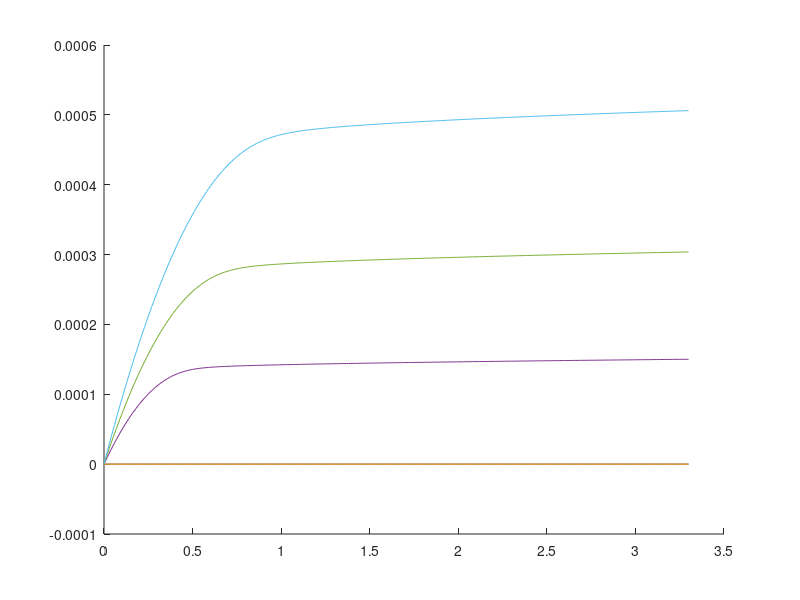

This chart was generated by the following MATLAB code: (Note: this script raises an error after producing the figure.)
% topic:    EE493 Project 3 Script
% author:   Austin Driggs and Caleb Edwards
% created:  2025-01-29

%%%%%%%%%%%%%%%%%%%%%%%%%%%%%%%%%%%%%%%%%%%%%%%%%%%%%%%%%%%%
% LOAD AND FORMAT I-V DATA

% data has to be in the working directory
load mosfet_2025.mat;

% extract data into variables
nfet_gs = nfet_gatesweep; % [Vg, Id]
nfet_ds = nfet_drainsweeps; % [Vd, Id (for different Vg)]
pfet_gs = pfet_gatesweep;
pfet_ds = pfet_drainsweeps;
Vth = 0.6530; % added in after the calculation ran
%%


%%%%%%%%%%%%%%%%%%%%%%%%%%%%%%%%%%%%%%%%%%%%%%%%%%%%%%%%%%%%
% PART 1: N-FET CHARACTERIZATION

%% Drain Sweep Plot

% Extract parameters through curve fitting for nFET
Ut = 25.86e-3;
idx = (nfet_gs(:,1) >= 0) & (nfet_gs(:,1) <= 0.8); % exponential range 0.1 to 0.8 V
p = polyfit(nfet_gs(idx,1), log(nfet_gs(idx,2)), 1);
kappa = p(1) * Ut;
I0 = exp(p(2));

% print extracted values
fprintf('\nnFET Parameters:\n');
fprintf('Kappa: %.4f\n', kappa);
fprintf('I0: %.4e A\n', I0);

% Drain sweep analysis
figure;
hold on;

% Define the saturation region where drain voltage is higher than threshold
saturation_region = nfet_ds(:,1) > Vth;  % Identify the saturation region

% Plot original drain sweeps
for i = 2:size(nfet_ds,2)
    plot(nfet_ds(:,1), nfet_ds(:,i));  % Original drain sweep curve
end
xline(0.65, 'k--', 'LineWidth', 1); % end of exponential region at 0.9V
annotation('textbox', [0.3, 0.6, 0.1, 0.1], 'String', 'Vth = 0.65V' , ...
           'EdgeColor', 'k', 'BackgroundColor', 'w', 'FontSize', 10);
xlabel('Drain Voltage (V)');
ylabel('Drain Current (A)');
title('nFET Drain Sweeps');
grid on;
hold off;


%% Log Gate Sweep
% gate sweep analysis - log
figure;
semilogy(nfet_gs(:,1), nfet_gs(:,2), 'o'); 
xlabel('Gate Voltage (V)');
ylabel('Drain Current (A)');
title('nFET Gate Sweep (Log Plot)');
grid on;

% Mark exponential region with vertical dotted lines (0.1V to 0.9V)
hold on;
xline(0.1, 'k--', 'LineWidth', 1); % start of exponential region at 0.1V
xline(0.8, 'k--', 'LineWidth', 1); % end of exponential region at 0.9V
hold off;

annotation('textbox', [0.4, 0.6, 0.2, 0.15], 'String', ...
    sprintf('Exponential Range = 0.1V - 0.8V\nI0 = %.2e\nKappa = %.4f', I0, kappa), ...
    'EdgeColor', 'k', 'BackgroundColor', 'w', 'FontSize', 10, 'FitBoxToText', 'on');

% Fit the exponential range (0.1V to 0.5V)
exp_range_idx = nfet_gs(:,1) >= 0.1 & nfet_gs(:,1) <= 0.8;
p_exp = polyfit(nfet_gs(exp_range_idx, 1), log(nfet_gs(exp_range_idx, 2)), 1);
I_exp_fit = exp(p_exp(2)) * exp(p_exp(1) * nfet_gs(exp_range_idx, 1));

% Plot the exponential fit
hold on;
plot(nfet_gs(exp_range_idx, 1), I_exp_fit, 'r-', 'LineWidth', 2, 'DisplayName', 'Exp Fit');
hold off;



%% Linear Gate Sweep
% gate sweep analysis - linear
figure;
plot(nfet_gs(:,1), nfet_gs(:,2), 'o'); 
xlabel('Gate Voltage (V)');
ylabel('Drain Current (A)');
title('nFET Gate Sweep (Linear Plot)');
grid on;

% Mark exponential region with vertical dotted lines (0.1V to 0.5V)
hold on;
xline(0.1, 'k--', 'LineWidth', 1); % start of exponential region at 0.1V
xline(0.8, 'k--', 'LineWidth', 1); % end of exponential region at 0.5V
hold off;

annotation('textbox', [0.4, 0.6, 0.2, 0.15], 'String', ...
    sprintf('Exponential Range = 0.1V - 0.8V\nI0 = %.2e\nKappa = %.4f', I0, kappa), ...
    'EdgeColor', 'k', 'BackgroundColor', 'w', 'FontSize', 10, 'FitBoxToText', 'on');

% Fit the exponential range (0.1V to 0.5V)
p_exp_lin = polyfit(nfet_gs(exp_range_idx, 1), nfet_gs(exp_range_idx, 2), 1);
I_exp_fit_lin = polyval(p_exp_lin, nfet_gs(exp_range_idx, 1));

% Plot the exponential fit
hold on;
plot(nfet_gs(exp_range_idx, 1), I_exp_fit_lin, 'r-', 'LineWidth', 2, 'DisplayName', 'Exp Fit');
hold off;




%% Calculations For Threshold Voltage

% Take the Linear Drain Current and Gate Voltage Graph 
% Take the square root of the drain current and extend that line to the
% x-intercept which should be our Vth


%Square Root of Drain Current vs Gate Voltage (Vgs > end of exponential range 0.8)

% Filter data for Vgs > 0.8V
valid_idx = nfet_gs(:,1) > 0.7; 
Vgs_filtered = nfet_gs(valid_idx, 1);
sqrt_Id_filtered = sqrt(nfet_gs(valid_idx, 2));

% Plot the square root of drain current vs gate voltage
figure;
plot(Vgs_filtered, sqrt_Id_filtered, 'o', 'DisplayName', 'Filtered Data');
xlabel('Gate Voltage (V)');
ylabel('Square Root of Drain Current (A^{1/2})');
title('nFET Gate Sweep (Filtered for V_{GS} > 0.1V)');
grid on;
hold on;

% Fit a line to the filtered data
p_sqrt_fit = polyfit(Vgs_filtered, sqrt_Id_filtered, 1);
sqrt_fit_line = polyval(p_sqrt_fit, Vgs_filtered);

% Plot the fitted line
plot(Vgs_filtered, sqrt_fit_line, 'r-', 'LineWidth', 2, 'DisplayName', 'Linear Fit');

% Find the x-intercept (threshold voltage)
Vth = -p_sqrt_fit(2) / p_sqrt_fit(1); % x-intercept formula = about 0.65V

% Extend the fit line to x-axis
Vgs_extend = linspace(min(Vgs_filtered), Vth, 100);
sqrt_fit_extend = polyval(p_sqrt_fit, Vgs_extend);
plot(Vgs_extend, sqrt_fit_extend, 'b--', 'LineWidth', 1, 'DisplayName', 'Extended Fit');

% Mark the threshold voltage on the plot
xline(Vth, 'k--', 'LineWidth', 1, 'Label', sprintf('V_{th} = %.3f V', Vth));

legend;
hold off;

% Display threshold voltage
fprintf('\nThreshold Voltage (Vth): %.4f V\n', Vth);



%% Gate Voltages Computation for Each Drain Current (I think we should use the Voltage by reference instead below)

% Load drain sweep data
nfet_ds = nfet_drainsweeps; % Assuming nfet_drainsweeps contains [Vd, Id1, Id2, ..., Idn] data

% Extract drain currents for each gate voltage (assumed to be in columns 2 to 7)
ID_all = nfet_ds(:, 2:end); 

% Preallocate array to store calculated gate voltages
VG_all = zeros(1, size(ID_all, 2));

% Loop through each column of currents to calculate the gate voltage
for i = 1:size(ID_all, 2)
    % Get the average drain current for the ith column
    ID_avg = mean(ID_all(:, i)); % Alternatively, select a specific current if needed
    
    % Compute the gate voltage for this average current
    VG_all(i) = Vth + kappa * Ut * log(exp(sqrt(ID_avg / I0)) - 1);
end

% Display the calculated gate voltages
fprintf('\nCalculated Gate Voltages (V) for Each Column of Drain Currents:\n')
disp(VG_all)

%% Gate Voltages By Reference ( When Drain Voltage is 3.3V)
% 3.30000000000000	2.50648400000000e-09	4.76503700000000e-09	9.60619400000000e-09	0.000150169800000000	0.000303766800000000	0.000506068300000000
% Above is Column 331 of the drainsweep which is the drain currents when
% the drain voltage is 3.3V (Same in both drainsweep and gatesweep now)
% If we look at the currents when VD is 3.3V then we can reference them on
% the Gatesweep Datasheet to find the VG for each current value 
% Starting with column 2 the gate voltages are approximately:
% 0.428, 0.435, 0.476, 1.375, 1.65, 1.87
% Using this data we can see columns 2-4 are subthreshold and 5-6 are above
disp('Referenced Gate Voltages for Each Current')
disp('0.415, 0.448, 0.578, 1.4, 1.7, 2')





%% Subthreshold nFet Drainsweep Plot
figure;
hold on;

% Define the saturation region where drain voltage is higher than threshold
saturation_region = nfet_ds(:,1) > Vth;  % Identify the saturation region

% Initialize array to store Isat values
Isat_values = zeros(1, 3);
colors = lines(3); % MATLAB's "lines" colormap for distinct colors

% Plot subthreshold drain sweeps and find Isat at Vth
for i = 2:4  % Limit i to the range [2, 4]
    color_idx = i - 1;
    plot(nfet_ds(:,1), nfet_ds(:,i), 'Color', colors(color_idx, :), 'LineWidth', 1.5);  % Original drain sweep curve
    hold on; % Ensure multiple plots are retained
    
    % Find Isat as the current at Vth
    [~, idx] = min(abs(nfet_ds(:,1) - Vth)); % Find index closest to Vth
    Isat_values(i-1) = nfet_ds(idx, i);
end

xline(Vth, 'k--', 'LineWidth', 1, 'Label', sprintf('Vth = %.2f V', Vth));
xlabel('Drain Voltage (V)');
ylabel('Drain Current (A)');
title('Subthreshold nFET Drain Sweeps');
grid on;
hold off;

% Create a legend with Isat values
legend_entries = cell(1, length(Isat_values) + 1);
for i = 1:length(Isat_values)
    legend_entries{i} = sprintf('Case %d: I_{sat} = %.2e A', i, Isat_values(i));
end
legend_entries{end} = sprintf('Vth = %.2f V', Vth);
legend(legend_entries, 'Location', 'northoutside');

% Display Isat values
fprintf('\nSaturation Current (Isat) for each subthreshold case:\n');
for i = 1:3
    fprintf('Case %d: %.4e A\n', i, Isat_values(i));
end




%% Subthreshold Drainsweep Plot Traced To Find Early Voltage
figure;
hold on;

% Store VA values for each current
VA_values = [];

% Track min/max X for visibility adjustments
min_x = 0;
max_x = max(nfet_ds(:,1));

% Define a color map for consistency
colors = lines(3); % MATLAB's "lines" colormap generates distinguishable colors

% Plot subthreshold drain sweeps
fprintf('\nNegative Early Voltage Values From Tracing\n');
for i = 2:4  % Limit i to the range [2, 4]
    color_idx = i - 1; % Index to match colors
    
    % Plot the original drain sweep curve
    plot(nfet_ds(:,1), nfet_ds(:,i), 'Color', colors(color_idx, :), 'LineWidth', 1.5);  
    hold on; 
    
    % Extract data points after Vth (0.65V) for curve tracing
    idx = nfet_ds(:,1) > Vth;  % Identify the region where Vd > Vth
    Vd_sub = nfet_ds(idx,1);   % Extract corresponding Vd values
    Id_sub = nfet_ds(idx,i);   % Extract corresponding Id values
    
    % Perform linear regression (fit a line) on the selected region
    coeffs = polyfit(Vd_sub, Id_sub, 1); % Fit a first-degree polynomial (y = mx + b)
    slope = coeffs(1);
    intercept = coeffs(2);
    
    % Extend the fitted line backward to find x-intercept (-VA)
    VA = -intercept / slope; % Solve for x when y = 0
    VA_values = [VA_values; VA];  % Store VA for printing later
    min_x = min(min_x, VA); % Track minimum X value for full graph visibility
    
    % Generate points for the extended trend line
    Vd_ext = linspace(VA, max(Vd_sub), 100); % Extend from VA to max Vd
    Id_ext = polyval(coeffs, Vd_ext); % Compute corresponding Id values
    
    % Plot the extended fitted line in matching color
    plot(Vd_ext, Id_ext, '--', 'Color', colors(color_idx, :), 'LineWidth', 1.5); 
    
    % Print VA value to console
    fprintf('-V_A for I_d%d: %.2f V\n', i, VA);
end

% Mark the transition voltage with a vertical dashed line
xline(Vth, 'k--', 'LineWidth', 1);

% Annotation for threshold voltage
annotation('textbox', [0.3, 0.6, 0.1, 0.1], 'String', 'Vth = 0.65V' , ...
           'EdgeColor', 'k', 'BackgroundColor', 'w', 'FontSize', 10);

% Adjust axes for full visibility
xlim([min_x, max_x]);  % Ensure all curves and VA lines are visible

% Make x-axis bold
ax = gca;
ax.XAxis.LineWidth = 2; % Thicker x-axis

% Axis labels and title
xlabel('Drain Voltage (V)');
ylabel('Drain Current (A)');
title('Subthreshold nFET Drain Sweeps with Curve Tracing');
grid on;
hold off;

% Find the average of Early voltages
Vearly = mean(VA_values);
fprintf('\nEarly Voltage Average: %.4f V\n', Vearly);

% Create a legend with Early Voltage values
legend_entries = cell(1, length(VA_values) + 1);
for i = 1:length(VA_values)
    legend_entries{i} = sprintf('Case %d: V_A = %.2f V', i, VA_values(i));
end
legend_entries{end} = sprintf('Avg V_A: %.2f V', Vearly);
legend(legend_entries, 'Location', 'northeastoutside');





%% Calculate Isat for each subthreshold case
% Isat_values = zeros(1, 3);
% for i = 2:4  % Columns corresponding to subthreshold cases
%     saturation_region = nfet_ds(:,1) > Vth; % Identify saturation region
%     Isat_values(i-1) = mean(nfet_ds(saturation_region, i));
% end
% 
% fprintf('\nSaturation Current (Isat) for each subthreshold case:\n');
% for i = 1:3
%     fprintf('Case %d: %.4e A\n', i, Isat_values(i));
% end


%% Drain Sweeps – Transition from Ohmic to Saturation
% Provide a plot that indicates the transition from ohmic to saturation for each subthreshold case
figure;
hold on;
colors = lines(3); % Use distinct colors for each case
transition_points = zeros(1, 3);

for i = 2:4  % Columns corresponding to subthreshold cases
    dId_dVd = diff(nfet_ds(:,i)) ./ diff(nfet_ds(:,1)); % Compute derivative
    transition_idx = find(dId_dVd < 0.1 & nfet_ds(1:end-1,1) > 0.1, 1); % Identify transition point
    
    if ~isempty(transition_idx)
        transition_voltage = nfet_ds(transition_idx,1);
        transition_points(i-1) = transition_voltage;
        plot(nfet_ds(:,1), nfet_ds(:,i), 'Color', colors(i-1, :), 'DisplayName', sprintf('Case %d', i-1));
        xline(transition_voltage, '--', 'Color', colors(i-1, :), 'LineWidth', 1.5, 'Label', sprintf('%.2f V', transition_voltage));
    end
end

xlabel('Drain Voltage (V)');
ylabel('Drain Current (A)');
title('Ohmic to Saturation Transition for Subthreshold Cases');
legend;
grid on;
hold off;

% Discussion Output
fprintf('\nOhmic-to-Saturation Transition Voltages:\n');
for i = 1:3
    if transition_points(i) > 0
        fprintf('Case %d: %.4f V\n', i, transition_points(i));
    else
        fprintf('Case %d: No clear transition detected\n', i);
    end
end

fprintf('\nDiscussion:\n');
fprintf('The transition locations were determined by finding the first point where the derivative dId/dVd \n');
fprintf('drops below 0.1, indicating the shift from the ohmic region (linear increase) to saturation. \n');
fprintf('These transition voltages should theoretically be close to Vd = Vg - Vth, and we will compare \n');
fprintf('them to this expected value in further analysis.');





%% Make a table summarizing all drain-sweep characteristics
% this can probably just be done in the slideshow



%%%%%%%%%%%%%%%%%%%%%%%%%%%%%%%%%%%%%%%%%%%%%%%%%%%%%%%%%%%%
% PART 2: P-FET CHARACTERIZATION

% Calculate V_GS (Gate-Source Voltage)
Vgs = pfet_gs(:,1) - 3.3;  % Assuming source voltage is 3.3V

%% Plot V_GS vs Drain Current
figure;
semilogy(Vgs, abs(pfet_gs(:,2)), 'o');
xlabel('Gate-Source Voltage (V)');
ylabel('|Drain Current| (A)');
title('pFET Gate-Source Voltage vs Drain Current (Log Plot)');
grid on;
% Set x-axis limits from -3.3V to 0V
xlim([-3.3 0]);
% Mark exponential region with vertical dotted lines (-0.8V to 0V)
hold on;
xline(-0.8, 'k--', 'LineWidth', 1); % start of exponential region at -0.8V
xline(0, 'k--', 'LineWidth', 1); % end of exponential region at 0V
hold off;

% Add labels to the exponential region box
annotation('textbox', [0.3, 0.6, 0.1, 0.1], 'String', 'Exponential Range = -0.8V - 0V', ...
           'EdgeColor', 'k', 'BackgroundColor', 'w', 'FontSize', 10);

%% Extract Parameters through Curve Fitting (Exponential Range -0.8V to 0V)
exp_range_idx = Vgs >= -0.8 & Vgs <= 0;  % Exponential range index for Vgs
p = polyfit(Vgs(exp_range_idx), log(abs(pfet_gs(exp_range_idx,2))), 1);

% Extract Kappa and I0
kappa_p = abs(p(1) * Ut);  % Take the absolute value of kappa
I0_p = exp(p(2));

% Print extracted values with absolute kappa
fprintf('\npFET Parameters:\n');
fprintf('Kappa: %.4f\n', kappa_p);
fprintf('I0: %.4e A\n', I0_p);

%% Gate Sweep Analysis with Log-Linear Plot and Curve Fit
figure;
semilogy(Vgs, abs(pfet_gs(:,2)), 'o');
xlabel('Gate-Source Voltage (V)');
ylabel('|Drain Current| (A)');
title('pFET Gate-Source Voltage vs Drain Current (Log Plot)');
grid on;
% Mark exponential region with vertical dotted lines (-0.8V to 0V)
hold on;
xline(-0.8, 'k--', 'LineWidth', 1); % start of exponential region at -0.8V
xline(0, 'k--', 'LineWidth', 1); % end of exponential region at 0V
hold off;

% Add labels to the exponential region box with I0 and Kappa
annotation('textbox', [0.3, 0.5, 0.25, 0.15], 'String', sprintf('Exponential Range = -0.8V - 0V\nI0 = %.2e\nKappa = %.4f', I0_p, kappa_p), ...
           'EdgeColor', 'k', 'BackgroundColor', 'w', 'FontSize', 10, 'FitBoxToText', 'on');

% Fit the exponential range (-0.8V to 0V)
I_exp_fit = exp(p(2)) * exp(p(1) * Vgs(exp_range_idx));

% Plot the exponential fit
hold on;
plot(Vgs(exp_range_idx), I_exp_fit, 'r-', 'LineWidth', 2, 'DisplayName', 'Exp Fit');
hold off;

%% Gate Sweep Analysis - Linear Plot
figure;
plot(Vgs, pfet_gs(:,2), 'o');
xlabel('Gate-Source Voltage (V)');
ylabel('Drain Current (A)');
title('pFET Gate-Source Voltage vs Drain Current (Linear Plot)');
grid on;
% Mark exponential region with vertical dotted lines (-0.8V to 0V)
hold on;
xline(-0.8, 'k--', 'LineWidth', 1); % start of exponential region at -0.8V
xline(0, 'k--', 'LineWidth', 1); % end of exponential region at 0V
hold off;

% Add labels to the exponential region box with I0 and Kappa
annotation('textbox', [0.3, 0.5, 0.25, 0.15], 'String', sprintf('Exponential Range = -0.8V - 0V\nI0 = %.2e\nKappa = %.4f', I0_p, kappa_p), ...
           'EdgeColor', 'k', 'BackgroundColor', 'w', 'FontSize', 10, 'FitBoxToText', 'on');

%%%%%%%%%%%%%%%%%%%%%%%%%%%%%%%%%%%%%%%%%%%%%%%%%%%%%%%%%%%%
